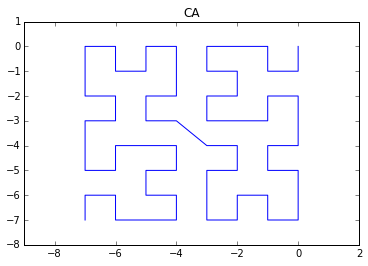

Write Python code to recreate this figure.
# -*- coding: utf-8 -*-
"""
Created on Mon Mar  6 17:18:32 2017

@author: sliu
"""
import hcindex2xy as hc
import matplotlib
import matplotlib.backends.backend_pdf as pltBack
import matplotlib.lines as lines
import matplotlib.patches as patches
import matplotlib.pyplot as plt
import numpy
from optparse import OptionParser
import os
import sys
m=2
n_cell=2**m
mm = n_cell*n_cell

n=2**(m+1)

xx = numpy.zeros(n**2, dtype=numpy.int16)
yy = numpy.zeros(n**2, dtype=numpy.int16)
for i in xrange(0, n**2):
       xx[i],yy[i] =hc.hcindex2xy_ca(n,i)
plt.plot(xx, yy)
plt.title('CA')
v = [numpy.min(xx)-2, numpy.max(xx)+2,numpy.min(yy)-1,numpy.max(yy)+1]
plt.axis(v)
plt.show()
